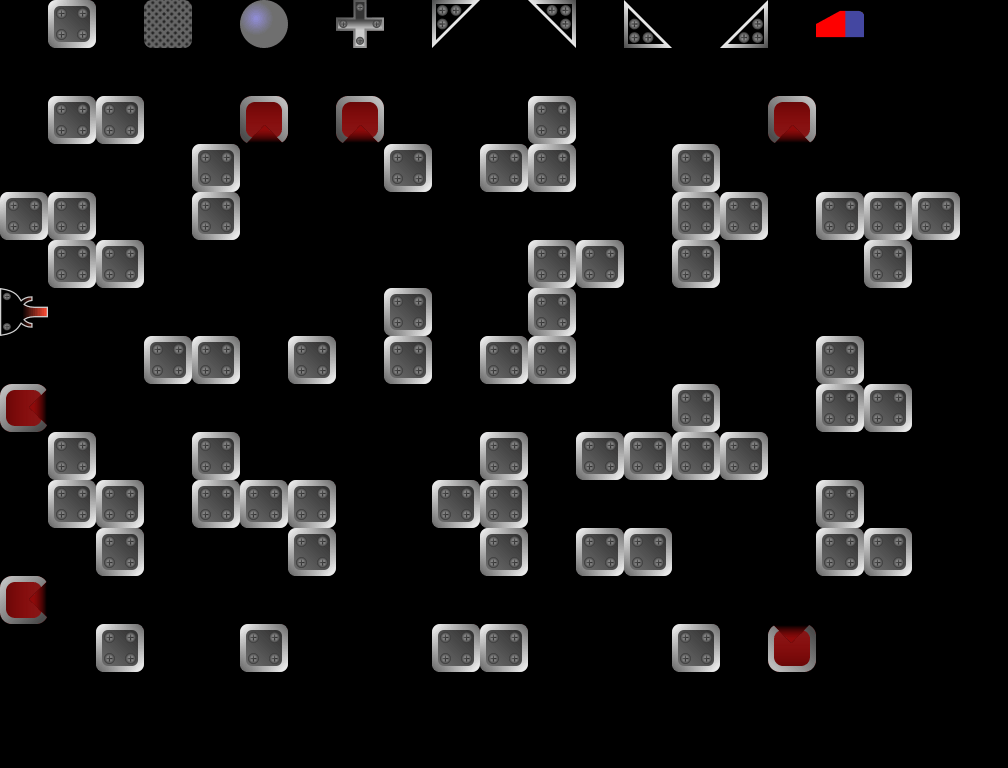

A 2D game scene composited from a Tiled map and its tileset images. What follows is a short description and the map's XML, with every tile layer's data as written:
An orthogonal 21x16 tile map with 48x48 px tiles, 2 tile layers (Blocks, Info), 1 hidden layer not drawn, 1 image layer.

<map version="1.10" tiledversion="1.10.2" orientation="orthogonal" renderorder="right-down" width="21" height="16" tilewidth="48" tileheight="48" infinite="0" nextlayerid="10" nextobjectid="2">
 <editorsettings>
  <export target="../../public/assets/levels/level-21.json" format="json" />
 </editorsettings>
 <tileset firstgid="1" name="tileset" tilewidth="48" tileheight="48" tilecount="18" columns="18">
  <image source="../../public/assets/tileset.png" width="864" height="48" />
  <tile id="0" type="BlockingBlock" />
  <tile id="1" type="Cross" />
  <tile id="2" type="BallMirror" />
  <tile id="3" type="BottomLeftMirror" />
  <tile id="4" type="BottomRightMirror" />
  <tile id="5" type="TopLeftMirror" />
  <tile id="6" type="TopRightMirror" />
  <tile id="7" type="TimedBlock" />
  <tile id="8" type="LaserStartDown" />
  <tile id="9" type="LaserStartLeft" />
  <tile id="10" type="LaserStartRight" />
  <tile id="11" type="LaserStartUp" />
  <tile id="12" type="TargetUp" />
  <tile id="13" type="TargetRight" />
  <tile id="14" type="TargetDown" />
  <tile id="15" type="TargetLeft" />
  <tile id="16" type="ForbiddenBlock" />
  <tile id="17" type="Eraser" />
 </tileset>
 <imagelayer id="9" name="bg" locked="1" opacity="0.5" offsetx="-1.34366" offsety="95.2359">
  <image source="../black.png" width="960" height="576" />
 </imagelayer>
 <layer id="2" name="Blocks" width="21" height="16">
  <data encoding="csv">
0,0,0,0,0,0,0,0,0,0,0,0,0,0,0,0,0,0,0,0,0,
0,0,0,0,0,0,0,0,0,0,0,0,0,0,0,0,0,0,0,0,0,
0,1,1,0,0,15,0,15,0,0,0,1,0,0,0,0,15,0,0,0,0,
0,0,0,0,1,0,0,0,1,0,1,1,0,0,1,0,0,0,0,0,0,
1,1,0,0,1,0,0,0,0,0,0,0,0,0,1,1,0,1,1,1,0,
0,1,1,0,0,0,0,0,0,0,0,1,1,0,1,0,0,0,1,0,0,
11,0,0,0,0,0,0,0,1,0,0,1,0,0,0,0,0,0,0,0,0,
0,0,0,1,1,0,1,0,1,0,1,1,0,0,0,0,0,1,0,0,0,
14,0,0,0,0,0,0,0,0,0,0,0,0,0,1,0,0,1,1,0,0,
0,1,0,0,1,0,0,0,0,0,1,0,1,1,1,1,0,0,0,0,0,
0,1,1,0,1,1,1,0,0,1,1,0,0,0,0,0,0,1,0,0,0,
0,0,1,0,0,0,1,0,0,0,1,0,1,1,0,0,0,1,1,0,0,
14,0,0,0,0,0,0,0,0,0,0,0,0,0,0,0,0,0,0,0,0,
0,0,1,0,0,1,0,0,0,1,1,0,0,0,1,0,13,0,0,0,0,
0,0,0,0,0,0,0,0,0,0,0,0,0,0,0,0,0,0,0,0,0,
0,0,0,0,0,0,0,0,0,0,0,0,0,0,0,0,0,0,0,0,0
</data>
 </layer>
 <layer id="5" name="Info" width="21" height="16" locked="1">
  <properties>
   <property name="BallMirror" type="int" value="5" />
   <property name="BlockingBlock" type="int" value="0" />
   <property name="BottomLeftMirror" type="int" value="0" />
   <property name="BottomRightMirror" type="int" value="0" />
   <property name="Cross" type="int" value="0" />
   <property name="LevelName" value="Near The End" />
   <property name="MaxItems" type="int" value="5" />
   <property name="TimedBlock" type="int" value="0" />
   <property name="TopLeftMirror" type="int" value="0" />
   <property name="TopRightMirror" type="int" value="0" />
  </properties>
  <data encoding="csv">
0,1,0,8,0,3,0,2,0,5,0,4,0,7,0,6,0,18,0,0,0,
0,0,0,0,0,0,0,0,0,0,0,0,0,0,0,0,0,0,0,0,0,
0,0,0,0,0,0,0,0,0,0,0,0,0,0,0,0,0,0,0,0,0,
0,0,0,0,0,0,0,0,0,0,0,0,0,0,0,0,0,0,0,0,0,
0,0,0,0,0,0,0,0,0,0,0,0,0,0,0,0,0,0,0,0,0,
0,0,0,0,0,0,0,0,0,0,0,0,0,0,0,0,0,0,0,0,0,
0,0,0,0,0,0,0,0,0,0,0,0,0,0,0,0,0,0,0,0,0,
0,0,0,0,0,0,0,0,0,0,0,0,0,0,0,0,0,0,0,0,0,
0,0,0,0,0,0,0,0,0,0,0,0,0,0,0,0,0,0,0,0,0,
0,0,0,0,0,0,0,0,0,0,0,0,0,0,0,0,0,0,0,0,0,
0,0,0,0,0,0,0,0,0,0,0,0,0,0,0,0,0,0,0,0,0,
0,0,0,0,0,0,0,0,0,0,0,0,0,0,0,0,0,0,0,0,0,
0,0,0,0,0,0,0,0,0,0,0,0,0,0,0,0,0,0,0,0,0,
0,0,0,0,0,0,0,0,0,0,0,0,0,0,0,0,0,0,0,0,0,
0,0,0,0,0,0,0,0,0,0,0,0,0,0,0,0,0,0,0,0,0,
0,0,0,0,0,0,0,0,0,0,0,0,0,0,0,0,0,0,0,0,0
</data>
 </layer>
 <layer id="7" name="SelectionArea" width="21" height="16" visible="0" locked="1">
  <data encoding="csv">
0,0,0,0,0,0,0,0,0,0,0,0,0,0,0,0,0,0,0,0,0,
0,0,0,0,0,0,0,0,0,0,0,0,0,0,0,0,0,0,0,0,0,
8,8,8,8,8,8,8,8,8,8,8,8,8,8,8,8,8,8,8,8,8,
8,8,8,8,8,8,8,8,8,8,8,8,8,8,8,8,8,8,8,8,8,
8,8,8,8,8,8,8,8,8,8,8,8,8,8,8,8,8,8,8,8,8,
8,8,8,8,8,8,8,8,8,8,8,8,8,8,8,8,8,8,8,8,8,
8,8,8,8,8,8,8,8,8,8,8,8,8,8,8,8,8,8,8,8,8,
8,8,8,8,8,8,8,8,8,8,8,8,8,8,8,8,8,8,8,8,8,
8,8,8,8,8,8,8,8,8,8,8,8,8,8,8,8,8,8,8,8,8,
8,8,8,8,8,8,8,8,8,8,8,8,8,8,8,8,8,8,8,8,8,
8,8,8,8,8,8,8,8,8,8,8,8,8,8,8,8,8,8,8,8,8,
8,8,8,8,8,8,8,8,8,8,8,8,8,8,8,8,8,8,8,8,8,
8,8,8,8,8,8,8,8,8,8,8,8,8,8,8,8,8,8,8,8,8,
8,8,8,8,8,8,8,8,8,8,8,8,8,8,8,8,8,8,8,8,8,
0,0,0,0,0,0,0,0,0,0,0,0,0,0,0,0,0,0,0,0,0,
0,0,0,0,0,0,0,0,0,0,0,0,0,0,0,0,0,0,0,0,0
</data>
 </layer>
</map>
